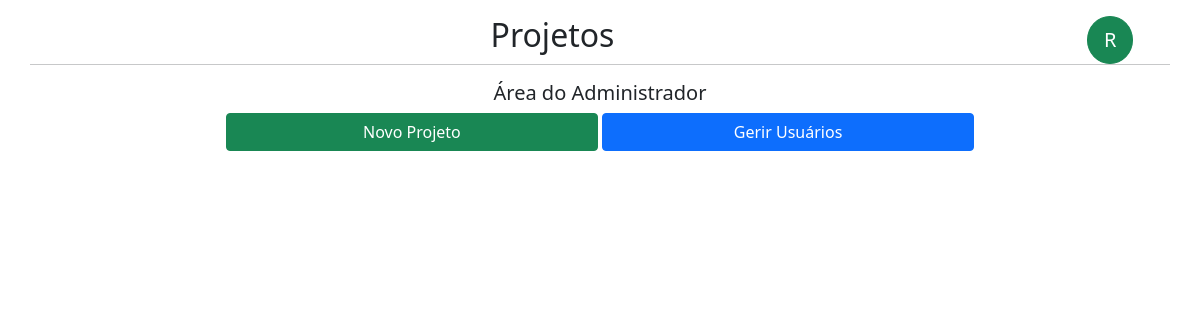
/frontend/projetos.php (signed in), run on an earlier commit of the app's database.
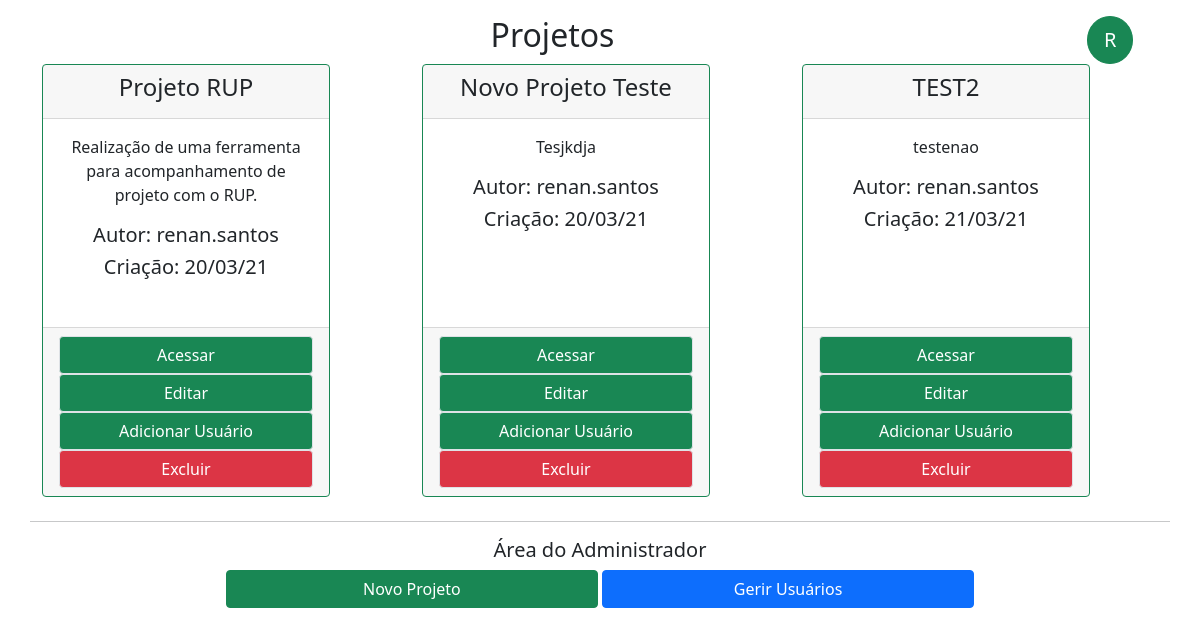
And on a later commit of the database.
### tables this page shows
CREATE TABLE `projeto` (
  `id` int(11) NOT NULL,
  `nome` varchar(45) NOT NULL,
  `autor` int(11) NOT NULL,
  `descricao` tinytext NOT NULL,
  `created_at` timestamp NOT NULL DEFAULT current_timestamp()
);

CREATE TABLE `users` (
  `id` int(11) NOT NULL,
  `user` varchar(45) NOT NULL,
  `email` varchar(45) NOT NULL,
  `password` varchar(45) NOT NULL,
  `admin` tinyint(1) NOT NULL DEFAULT 0
);

### frontend/projetos.php (the view, shortened to what this page needs)
<?php
$user = $_SESSION["user"];
$idUser = $_SESSION['idUser'];
$admin = $_SESSION["admin"];
require_once("../backend/conexao.php");
$consulta = "SELECT p.*, u.user as autor FROM projeto p INNER JOIN users_projeto us ON (p.id = us.projeto) INNER JOIN users u ON (p.autor = u.id) WHERE us.user = '$idUser'";
$resutado = mysqli_query($conexao, $consulta);
$projetos = [];
while ($row = mysqli_fetch_assoc($resutado)) {
    $data = new DateTime($row["created_at"]);
    $data = $data->format("d/m/y");
    $projetos[] = [
        "id" => $row["id"],
        "nome" => $row["nome"],
        "autor" => $row["autor"],
        "descricao" => $row["descricao"],
        "data" => $data
    ];
}
?>
<!DOCTYPE html>
<html lang="pt-br">
<head>
    <link href="https://cdn.jsdelivr.net/npm/bootstrap@5.0.0-beta2/dist/css/bootstrap.min.css" rel="stylesheet">
</head>
<body>
    <div class="container">
        <div class="row mt-3">
            <div class="col-md-11">
                <h2 class="text-center">Projetos</h2>
            </div>
            <div class="col-md-1">
                <div class="btn-group dropend">
                    <button class="btn btn-success btn-lg text-uppercase rounded-circle pb-md-2 pt-md-2 ps-md-3 pe-md-3" type="button" data-bs-toggle="dropdown" aria-expanded="false">
                        <?php echo str_split($user)[0];?>
                    </button>
                </div>
            </div>
        </div>
        <div class="row">
            <?php foreach ($projetos as $key => $value) { ?>
                <div class="col-md-4 pb-4">
                    <div class="card text-dark border-success mb-3 text-center" style="max-width: 18rem; height: 100%">
                        <div class="card-header"><h4><?php echo $value["nome"];?></h4></div>
                        <div class="card-body">
                            <p class="card-text">
                                <?php echo $value["descricao"]?>
                                <h5>Autor: <?php echo $value["autor"];?></h5>
                                <h5>Criação: <?php echo $value["data"];?></h5>
                            </p>
                        </div>
                        <div class="card-footer">
                            <a href="canvas.php?projeto=<?php echo $value["id"];?>" class="btn btn-success col-md-12 border">Acessar</a>
                            <?php if($admin){
                                $parametros = "'".$value["nome"]."','".$value["descricao"]."','".$value["id"]."'";
                                ?>
                                <button type="button" class="btn btn-success col-md-12 border" data-bs-toggle="modal" data-bs-target="#editProjeto" onclick="editProjeto(<?php echo $parametros;?>)">Editar</button>
                                <a href="adicionarUsuario.php?projeto=<?php echo $value["id"];?>" class="btn btn-success col-md-12 border">Adicionar Usuário</a>
                                <button type="button" class="btn btn-danger col-md-12 border" data-bs-toggle="modal" data-bs-target="#excluirProjeto" onclick="excluirProjeto(<?php echo $parametros;?>)">Excluir</button>
                            <?php }?>
                        </div>
                    </div>
                </div>
            <?php }?>
        </div>
        <?php if($admin){?>
            <div class="row">
                <hr>
                <div class="col-md-12 text-center"><h5>Área do Administrador</h5></div>
                <div class="col-md-12 text-center">
                    <button type="button" class="btn btn-success col-md-4" data-bs-toggle="modal" data-bs-target="#editProjeto">Novo Projeto</button>
                    <a href="novoUsuario.php" class="btn btn-primary col-md-4">Gerir Usuários</a>
                </div>
            </div>
        <?php }?>
    </div>
</body>
</html>

What changed in the data, as far as the page shows it:
added projeto: nome "Projeto RUP", descricao "Realização de uma ferramenta para acompanhamento de projeto com o RUP.", users.user "renan.santos", data "20/03/21"
added projeto: nome "Novo Projeto Teste", descricao "Tesjkdja", users.user "renan.santos", data "20/03/21"
added projeto: nome "TEST2", descricao "testenao", users.user "renan.santos", data "21/03/21"
